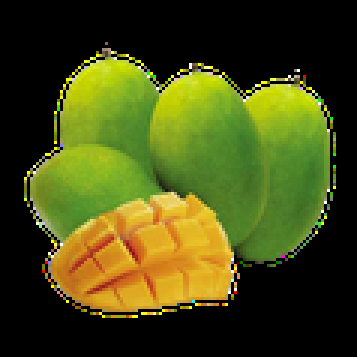
#> input picture no1/Untitled-removebg-preview.png, 119 x 119 px, shrunk from 500 x 500 before the run (shown 3 times larger)
$ jupyter execute No1.ipynb
#> lines starting #> are read from the running program, lines starting #| are printed output that depends on the picture
[cell 1]
import numpy as np
import cv2
from matplotlib import pyplot as plt

[cell 2]
# import image here

[cell 3]
def rgb2hsv(r, g, b):
    r, g, b = r / 255.0, g / 255.0, b / 255.0

    cmax = max(r, g, b)
    cmin = min(r, g, b)
    delta = cmax - cmin

    # Calculate hue
    if delta == 0:
        h = 0
    elif cmax == r:
        h = ((g - b) / delta) % 6
    elif cmax == g:
        h = ((b - r) / delta) + 2
    else:
        h = ((r - g) / delta) + 4

    h = round(h * 60)

    # Calculate saturation
    s = 0 if cmax == 0 else round((delta / cmax) * 100)

    # Calculate value
    v = round(cmax * 100)

    return h, s, v

def showimage(pix) :
    currentimage = pix.astype(np.uint8)
    plt.imshow(currentimage)
    plt.show()

def showhistogram(pix, list) :
    value1 = [pixel[0] for sublist in pix for pixel in sublist]
    value2 = [pixel[1] for sublist in pix for pixel in sublist]
    value3 = [pixel[2] for sublist in pix for pixel in sublist]
    plt.figure(figsize=(18, 6))

    plt.subplot(1, 3, 1)
    plt.hist(value1, bins=30, color='red', edgecolor='black')
    plt.title(list[0])

    plt.subplot(1, 3, 2)
    plt.hist(value2, bins=30, color='green', edgecolor='black')
    plt.title(list[1])

    plt.subplot(1, 3, 3)
    plt.hist(value3, bins=30, color='blue', edgecolor='black')
    plt.title(list[2])

    plt.show()

[cell 4]
def read_images_from_folders(root_folder, exclude_folders=None):
    images = []
    valid_image_extensions = ['.jpg', '.jpeg', '.png', '.gif', '.bmp']

    if exclude_folders is None:
        exclude_folders = set()

    for folder_name in os.listdir(root_folder):
        if folder_name not in exclude_folders and os.path.isdir(os.path.join(root_folder, folder_name)):
            folder_path = os.path.join(root_folder, folder_name)

            for filename in os.listdir(folder_path):
                if any(filename.lower().endswith(ext) for ext in valid_image_extensions):
                    image_path = os.path.join(folder_path, filename)
                    img = cv2.imread(image_path)

                    if img is not None:
                        images.append((folder_name, filename, img))

    return images

# Example usage:
parent_folder = r"C:\Users\raiva\OneDrive - Institut Teknologi Sepuluh Nopember\file laptop\D\VIVAT\ITS\7th Semester\DSEC\FP\image_recognition\Dataset"  # Use r"..." for raw string on Windows
exclude ={'test','tes_celup'}

try:
    file_list = read_images_from_folders(parent_folder, exclude)

    # Now file_list contains a list of paths to all files in every subfolder.
    # You can iterate through the list and perform further processing on each file.
    for foldername, filename, img in file_list:
        x,y,z = img.shape
        hsv_color = np.zeros((x, y, z), dtype=np.float32)
        rgb_color = cv2.cvtColor(img, cv2.COLOR_BGR2RGB)

        for i in range(x):
            for j in range(y):
                hsv_color[i, j] = rgb2hsv(*img[i, j])

            #show hsv picture

        showimage(hsv_color)
        showhistogram(hsv_color,["Hue", "Saturation", "Values"])


        showimage(rgb_color)
        showhistogram(rgb_color,["Red", "Green", "Blue"])

except Exception as e:
    print(f"An error occurred: {e}")

[cell 5]
data = cv2.imread('Untitled-removebg-preview.png')
#> data is the input picture: shape (119, 119, 3); mean B, G, R 18.9, 73.8, 68.7
x,y,z = data.shape
#> x = 119; y = 119; z = 3
hsv_color = np.zeros((x, y, z), dtype=np.float32)
rgb_color = cv2.cvtColor(data, cv2.COLOR_BGR2RGB)

for i in range(x):
    for j in range(y):
        hsv_color[i, j] = rgb2hsv(*data[i, j])
#> this loop made 119 passes
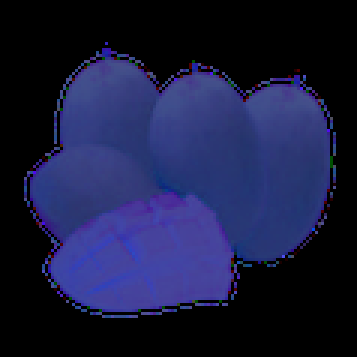
#> hsv_color: shape (119, 119, 3) float32 (shown 3 times larger); mean B, G, R 79.4, 36, 32.2; drawn with min black and max white

#show hsv picture

showimage(hsv_color)
#> in showimage, `currentimage = pix.astype(np.uint8)`:
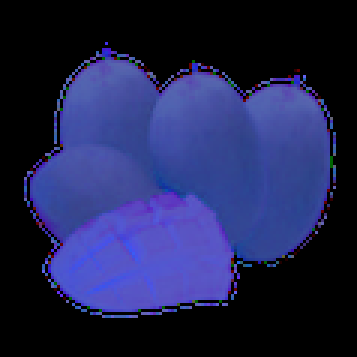
#> currentimage: shape (119, 119, 3) (shown 3 times larger); mean B, G, R 79.2, 36, 32.2
showhistogram(hsv_color,["Hue", "Saturation", "Values"])
#> in showhistogram, `plt.show()`:
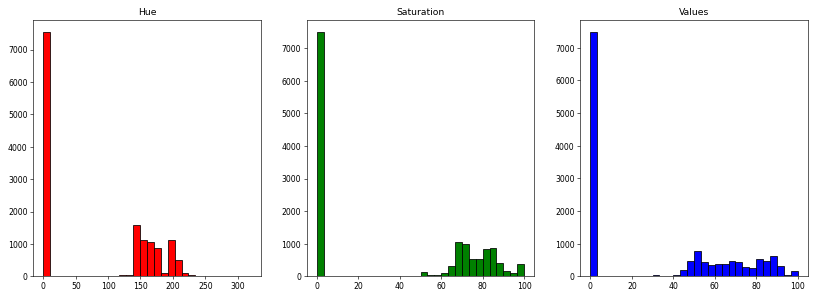
#> figure drawn by matplotlib, 3 panels; panel 1: tallest bar 7545 high, from x = 0 to 10.67; panel 2: tallest bar 7502 high, from x = 0 to 3.33; panel 3: tallest bar 7487 high, from x = 0 to 3.33


showimage(rgb_color)
showhistogram(rgb_color,["Red", "Green", "Blue"])
#> in showhistogram (call 2), `plt.show()`:
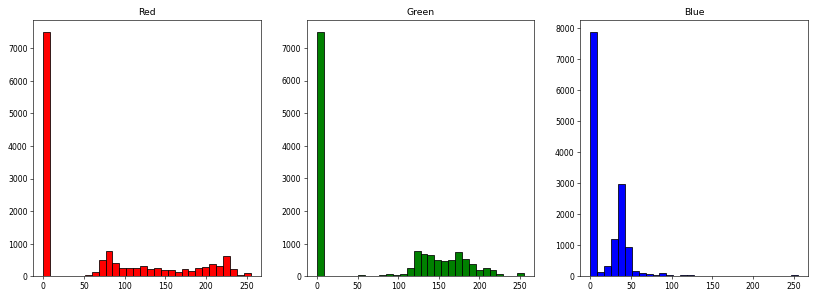
#> figure drawn by matplotlib, 3 panels; panel 1: tallest bar 7501 high, from x = 0 to 8.5; panel 2: tallest bar 7493 high, from x = 0 to 8.5; panel 3: tallest bar 7869 high, from x = 0 to 8.5
